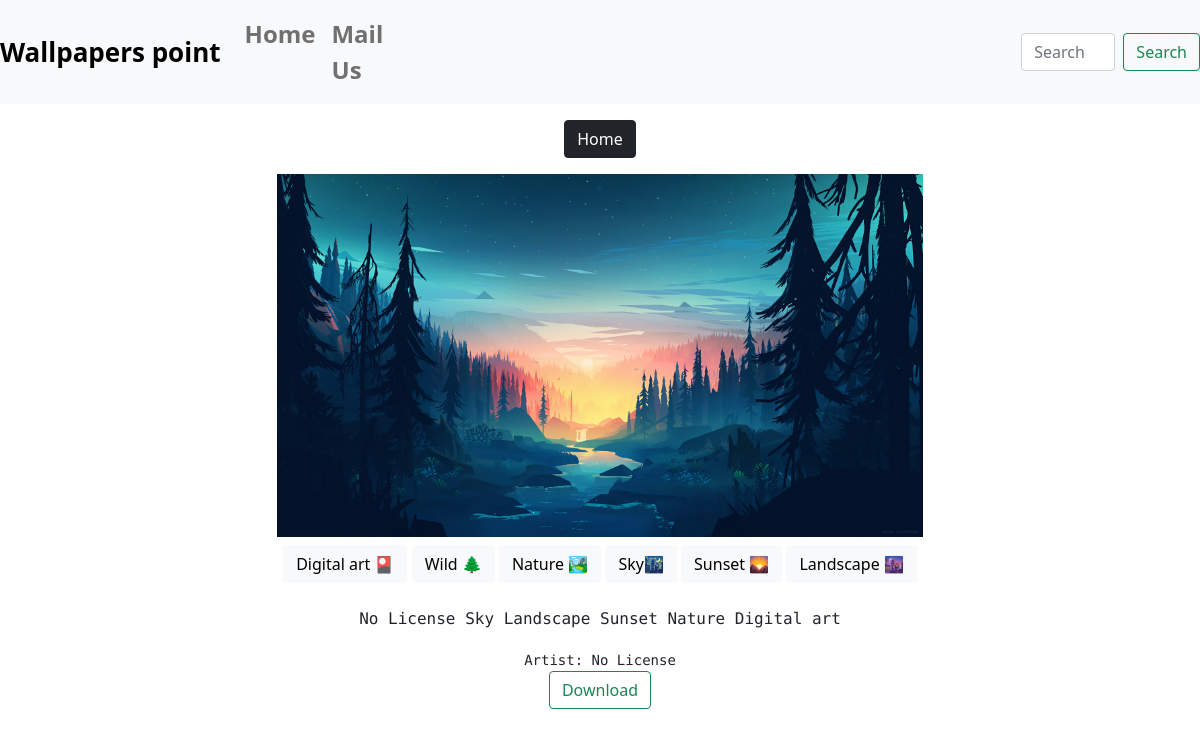
The page /wallpapers/no-license-sky-landscape-sunset-nature-digital-art on the database its author committed.
### wallpapers/models.py (models this page shows, shortened)
class Wallpapers(models.Model):
    category = models.ForeignKey(
        Category, on_delete=models.SET_NULL, null=True, blank=True)
    title = models.CharField(max_length=100)
    image = models.ImageField(upload_to="wallpapers", null=True)
    date = models.DateField(auto_now=True)
    slug = models.SlugField(unique=True, db_index=True)
    author = models.CharField(max_length=40)
    tags = models.ManyToManyField(Tag)
    class Meta:
        verbose_name_plural = "Wallpapers"

class Tag(models.Model):
    caption = models.CharField(max_length=20)

### wallpapers/views.py (the view)
# urls.py: path('wallpapers/<slug:slug>', views.wallpapers, name="detail"),
def wallpapers(request, slug):
    wallpapers = Wallpapers.objects.get(slug=slug)
    context = {
        'wallpaper': wallpapers,
        'tags': wallpapers.tags.all()
    }
    return render(request, "wallpapers/wallpaper.html", context)

### wallpapers/templates/wallpapers/wallpaper.html (shortened to what this page needs)
{% extends 'base.html' %}
{% block content %}
  <body class="m-10" style="background-color:#fff;">
    <div class="container">
      <div class="row justify-content-center">
        <div class="col" style="text-align:center;">
          <a href="{% url "home" %}" class="btn btn-dark my-3 ">Home</a>
            <div style="height: 50%; ">
              <img style="max-width: 90%; max-height: 90%; " src="{{wallpaper.image.url}}">
                <div class="mt-2">
                  <div class="mb-2">
                    {% for tag in tags %}
                      <p class="btn btn-light">{{tag.caption}}</p>
                    {% endfor %}
                  </div>
                </div>
                <p style="font-family: 'Azeret Mono', monospace;">{{wallpaper.title}}</p>
            <div>
              <small style="font-family: 'Azeret Mono', monospace;">Artist: {{wallpaper.author}}</small>
            </div>
            <a href="{{wallpaper.image.url}}" class="btn btn-outline-success" download onclick="clicked()" >Download</a>
            </div>
        </div>
      </div>
    </div>
  </body>
{% endblock content %}

### rows shown on the page
Wallpapers: image (picture), title "No License Sky Landscape Sunset Nature Digital art", author "No License"
Tag: caption "Digital art 🎴"
Tag: caption "Wild 🌲"
Tag: caption "Nature 🏞"
Tag: caption "Sky🌃"
Tag: caption "Sunset 🌄"
Tag: caption "Landscape 🌆"
